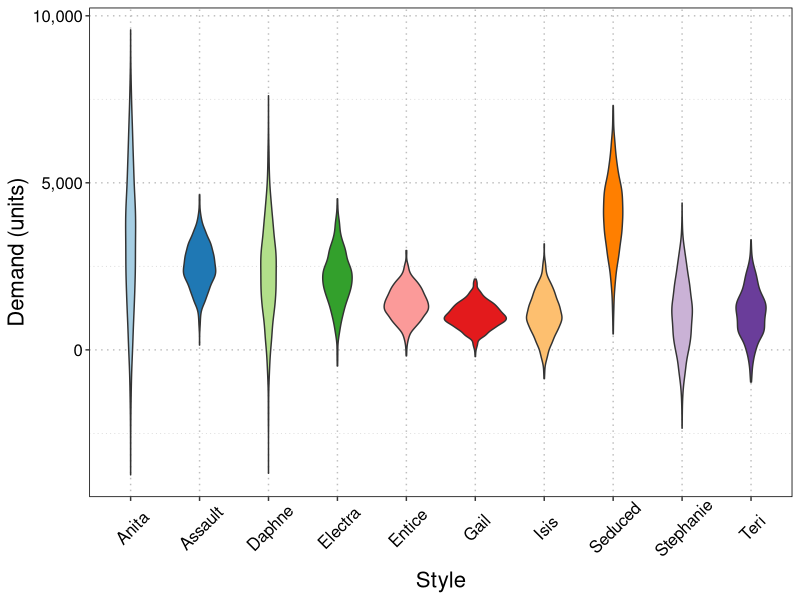

Recreate this plot in R. (Note: this script raises an error after producing the figure.)
## ---- chunk 1
# Set default knitr options
knitr::opts_chunk$set(echo = FALSE, message = FALSE, warning = FALSE, fig.align = "center")

# Load packages
library(dplyr)
library(tidyr)
library(ggplot2)
library(knitr)
library(purrr)
library(readxl)

# Set up theme object for prettier plots
theme_jim <-  theme(legend.position = "none",
    axis.text.y = element_text(size = 12, colour = "black"),
    axis.text.x = element_text(size = 12, colour = "black"),
    legend.text = element_text(size = 12),
    legend.title = element_text(size = 16),
    title = element_text(size = 16),
    strip.text = element_text(size = 12, colour = "black"),
    strip.background = element_rect(fill = "white"),
    panel.grid.minor.x = element_blank(),
    panel.grid.major.x = element_line(colour = "grey", linetype = "dotted"),
    panel.grid.minor.y = element_line(colour = "lightgrey", linetype = "dotted"),
    panel.grid.major.y = element_line(colour = "grey", linetype = "dotted"),
    panel.margin.y = unit(0.1, units = "in"),
    panel.background = element_rect(fill = "white", colour = "lightgrey"),
    panel.border = element_rect(colour = "black", fill = NA))

# Function that takes a string and converts it in to "proper case" (i.e.
# the first letter is capitalised, all remaining letters are lower case)
# N.b. for multi-word strings, only the first word will be affected
toproper <- function(x) { 
  first <- substring(x, 1, 1) %>% toupper()
  rest <- substring(x, 2) %>% tolower()
  whole <- paste0(first, rest)
  return(whole)
}
## ---- chunk 2
# Get raw demand data
raw <- read_excel("./jim/optim.xlsx", sheet = "Raw")

raw %>% 
    select(1, 3:11) %>% 
    arrange(Style) %>% 
    kable(col.names = c("Style", "Laura", "Carolyn", "Greg", "Wendy", "Tom", "Wally", "Mean", "SD", "SD x2"),
          caption = "Table One: Demand forecasts for each style",
          format.args = list(big.mark = ","))
## ---- chunk 3
# Get sampled demand data
demand <- read_excel("./jim/optim.xlsx", sheet = "Demand")

# Create plot
demand %>% 
    select(-3, -4) %>% 
    gather(sample, demand, -Style, -Average) %>% 
    ggplot(aes(x = Style, y = demand, fill = Style)) +
    geom_violin() +
    scale_y_continuous(labels = scales::comma) +
    scale_fill_brewer(palette = "Paired") +
    ylab("Demand (units)") +
    theme_jim +
    theme(axis.text.x = element_text(angle = 45, vjust = 0.65))
## ---- chunk 4
quant <- read_excel("./jim/optim.xlsx", sheet = "OrderQuantities")
profits <- read_excel("./jim/optim.xlsx", sheet = "Profit")
## ---- chunk 5
quant %>% 
    select(1, 2) %>% 
    left_join(profits, by = c("style" = "style")) %>% 
    select(1, 2, 3) %>% 
    kable(col.names = c("Style", "Order Quantity", "Expected Profit ($)"),
          caption = "Table 2: Order quanties and expected profits for each style with no minimum order requirements",
          format.args = list(big.mark = ","))
## ---- chunk 6
quant %>% 
    select(1, 3) %>% 
    left_join(profits, by = c("style" = "style")) %>% 
    select(1, 2, 4) %>% 
    kable(col.names = c("Style", "Order Quantity", "Expected Profit ($)"),
          caption = "Table 3: Order quanties and expected profits for each style with Hong Kong minimum order requirements (600 units)",
          format.args = list(big.mark = ","),
          digits = 0)
## ---- chunk 7
overstock_hk <- demand %>% 
    select(-2, -3, -4) %>% 
    gather(sim, value, -Style) %>% 
    left_join(quant %>% select(style, q2), by = c("Style" = "style")) %>% 
    mutate(overstock = q2 > value) 

overstock_hk %>% 
    group_by(Style) %>% 
    summarise(quantity = mean(q2),
              prop_overstock = mean(overstock)) %>% 
    mutate(prop_overstock = ifelse(quantity == 0, 0, prop_overstock),
           prop_overstock = 100*(prop_overstock)) %>% 
    arrange(Style) %>% 
    kable(col.names = c("Style", "Order Quantity", "Overstock Likelihood (%)"),
          caption = "Table 4: Overstocking likelihood for each style when ordering from Hong Kong.",
          digits = 0)
## ---- chunk 8
hk_profits <- read_excel("./jim/optim.xlsx", sheet = "HKProfits") %>% gather(sim, value, -Style)

profits %>% 
    select(style, q2) %>% 
    left_join(hk_profits %>% group_by(Style) %>% summarise(sd = sd(value)), by = c("style" = "Style")) %>% 
    arrange(style) %>% 
    kable(col.names = c("Style", "Profit ($)", "Standard Deviation"),
          digits = 2,
          caption = "Table 5: Mean and standard deviation of profit expectation per style")
## ---- chunk 9
hk_profits %>% 
    ggplot(aes(x = Style, y = value, fill = Style)) +
    geom_hline(yintercept = 0, colour = "grey") +
    geom_violin() +
    scale_y_continuous(labels = scales::comma) +
    scale_fill_brewer(palette = "Paired") +
    ylab("Profit ($)") +
    theme_jim +
    theme(axis.text.x = element_text(angle = 45, vjust = 0.65))
## ---- chunk 10
quant %>% 
    select(1, 4) %>% 
    left_join(profits, by = c("style" = "style")) %>% 
    select(1, 2, 5) %>% 
    kable(col.names = c("Style", "Order Quantity", "Expected Profit ($)"),
          caption = "Table 6: Order quanties and expected profits for each style with Chinese minimum order requirements (1200 units)",
          format.args = list(big.mark = ","),
          digits = 0)
## ---- chunk 11
overstock_china <- demand %>% 
    select(-2, -3, -4) %>% 
    gather(sim, value, -Style) %>% 
    left_join(quant %>% select(style, q3), by = c("Style" = "style")) %>% 
    mutate(overstock = q3 > value) 

overstock_china %>% 
    group_by(Style) %>% 
    summarise(quantity = mean(q3),
              prop_overstock = mean(overstock)) %>% 
    mutate(prop_overstock = ifelse(quantity == 0, 0, prop_overstock),
           prop_overstock = 100*(prop_overstock)) %>% 
    arrange(Style) %>% 
    kable(col.names = c("Style", "Order Quantity", "Overstock Likelihood (%)"),
          caption = "Table 7: Overstocking likelihood for each style when ordering from China.",
          digits = 0)
## ---- chunk 12
china_profits <- read_excel("./jim/optim.xlsx", sheet = "ChinaProfits") %>% gather(sim, value, -Style)

profits %>% 
    select(style, q3) %>% 
    left_join(china_profits %>% group_by(Style) %>% summarise(sd = sd(value)), by = c("style" = "Style")) %>% 
    arrange(style) %>% 
    kable(col.names = c("Style", "Profit ($)", "Standard Deviation"),
          digits = 2,
          format.args = list(big.mark = ","),
          caption = "Table 8: Mean and standard deviation of profit expectation per style")
## ---- chunk 13
china_profits %>% 
    ggplot(aes(x = Style, y = value, fill = Style)) +
    geom_hline(yintercept = 0, colour = "grey") +
    geom_violin() +
    scale_y_continuous(labels = scales::comma) +
    scale_fill_brewer(palette = "Paired") +
    ylab("Profit ($)") +
    theme_jim +
    theme(axis.text.x = element_text(angle = 45, vjust = 0.65))
